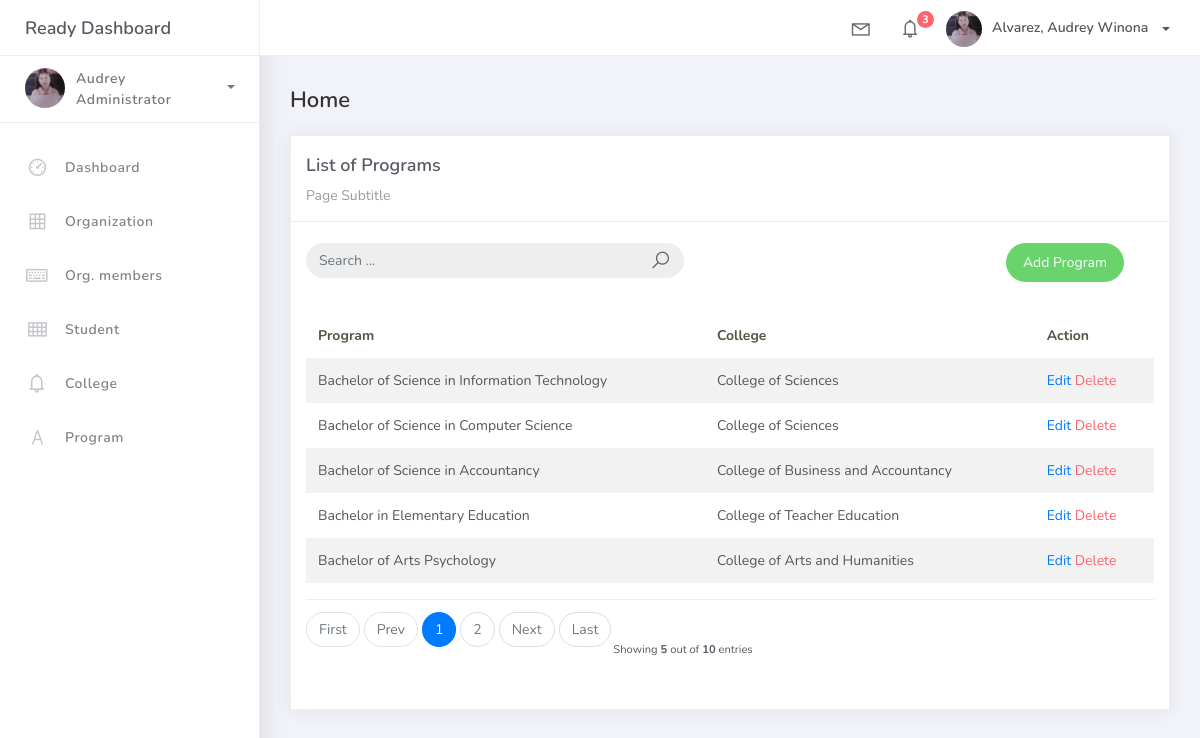
/program_list/, run on the app's committed database.
### studentorg/models.py (models this page shows, shortened)
class BaseModel(models.Model):
    created_at = models.DateTimeField(auto_now_add=True, db_index=True)
    updated_at = models.DateTimeField(auto_now=True)
    class Meta:
        abstract = True

class Program(BaseModel):
    prog_name = models.CharField(max_length=150)
    college = models.ForeignKey(College, on_delete=models.CASCADE)

class College(BaseModel):
    college_name = models.CharField(max_length=150)
    def __str__(self):
        return self.college_name

### studentorg/views.py (the view)
# urls.py: path('program_list/', a.ProgramListView.as_view(), name='program-list'),
class ProgramListView(ListView):
    model = Program
    context_object_name = 'program'
    template_name = 'program_list.html'
    paginate_by = 5
    def get_queryset(self, *args, **kwargs):
        qs = super().get_queryset(*args, **kwargs)
        query = self.request.GET.get('q')
        if query:
            qs = qs.filter(
                Q(prog_name__icontains=query)
            )
        return qs

### templates/program_list.html
{% extends 'base.html' %} {% load static %} {% block content %}
<div class="content">
    <div class="container-fluid">
        <h4 class="page-title">Home</h4>
        <div class="row">
            <div class="col-md-12">
                <div class="card">
                    <div class="card-header">
                        <div class="card-title">List of Programs</div>
                        <div class="card-category">Page Subtitle</div>
                    </div>
                    <br>
                        <div class="col-md-12 row">
                            <div class="col-md-6">
                                <form class="navbar-left navbar-form nav-search mr-md-3" action="{% url 'program-list' %}">
                                    <div class="input-group">
                                        <input type="text" placeholder="Search ..." class="form-control" name="q">
                                        <div class="input-group-append">
                                        <span class="input-group-text">
                                            <i class="la la-search search-icon"></i>
                                        </span>
                                        </div>
                                    </div>
                                </form>
                            </div>
                            <div class="col-md-6">
                                <div class="pull-right">
                                    <a href="{% url 'program-add' %}" class="btn btn-success btn-rounded">Add Program</a>
                                </div>
                            </div>
                        </div>
                    <div class="card-body">
                        <table class="table table-striped mt-3">
                            <thead>
                                <tr>
                                    <th scope="col">Program</th>
                                    <th scope="col">College</th>
                                    <th scope="col">Action</th>
                                </tr>
                            </thead>
                            <tbody>
                                {% for object in object_list %}
                                <tr>
                                    <td>{{ object.prog_name }}</td>
                                    <td>{{ object.college }}</td>
                                    <td>
                                        <a href="/program_list/{{ object.id }}">Edit</a>
                                        <a href="/program_list/{{ object.id }}/delete" class="text-danger">Delete</a>
                                    </td>
                                </tr>
                                {% empty %}
                                <tr>
                                    <td colspan="4" style="text-align: center">
                                    <p class="text-sm font-weight-bold mb-0">No Records Found</p>
                                    </td>
                                </tr>
                                {% endfor %}
                            </tbody>
                        </table>
                        {% include 'includes/pagination.html' %}
                    </div>
                </div>
            </div>
        </div>
    </div>
</div>
{% endblock %}

### data on the page
Program: prog_name "Bachelor of Science in Information Technology", college "College of Sciences"
Program: prog_name "Bachelor of Science in Computer Science", college "College of Sciences"
Program: prog_name "Bachelor of Science in Accountancy", college "College of Business and Accountancy"
Program: prog_name "Bachelor in Elementary Education", college "College of Teacher Education"
Program: prog_name "Bachelor of Arts Psychology", college "College of Arts and Humanities"

### other printed values
{{ page_num }} "1"
{{ page_num }} "2"
{{ object_list.count }} "5"
{{ paginator.count }} "10"
